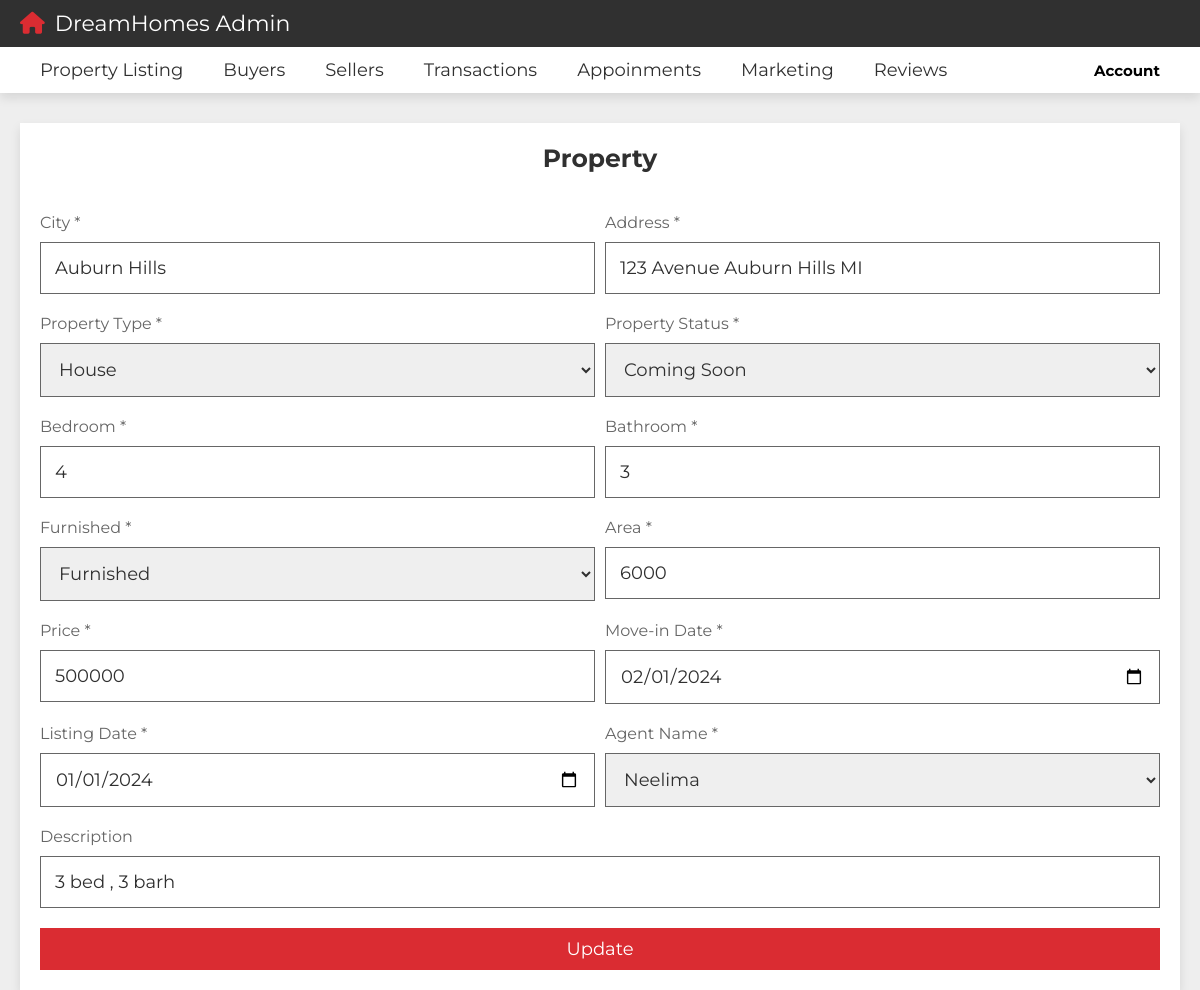
/project/admin_edit_property.php?P_Id=1021 (signed in), run on the app's committed database.
### tables this page shows
CREATE TABLE `Property` (
  `P_Id` int NOT NULL AUTO_INCREMENT,
  `listing_date` date NOT NULL,
  `city` varchar(45) NOT NULL,
  `image` varchar(100) DEFAULT NULL,
  `p_status` varchar(45) NOT NULL,
  `p_type` varchar(45) NOT NULL,
  `address` varchar(100) NOT NULL,
  `no_bedroom` int NOT NULL,
  `no_bathroom` int NOT NULL,
  `area` int NOT NULL,
  `furnished` varchar(45) NOT NULL,
  `price` decimal(10,0) NOT NULL,
  `movein_date` date NOT NULL,
  `description` varchar(500) DEFAULT NULL,
  `A_Id` int NOT NULL,
  PRIMARY KEY (`P_Id`)
);

### project/admin_edit_property_form.php (the view, shortened to what this page needs)
<section class="filters" style="padding-bottom: 0;">
    <form action="" method="post">
      <h3>Property</h3>
         <div class="flex">
            <div class="box">
               <p>City *</p>
               <input type="text" name="city" required maxlength="50" placeholder="Enter City Name" class="input" value="<?php echo $row['city']; ?>">
            </div>
            <div class="box">
               <p>Address *</p>
               <input type="text" name="address" required maxlength="50" placeholder="Enter the Address" class="input" value="<?php echo $row['address']; ?>">
            </div>
            <div class="box">
               <p>Property Type *</p>
               <select name="p_type" class="input" required value="<?php echo $row['p_type']; ?>">
                  <option value="House">House</option>
               </select>
            </div>
            <div class="box">
               <p>Property Status *</p>
               <select name="p_status" class="input" required value="<?php echo $row['p_status']; ?>">
                  <option value="Coming Soon">Coming Soon</option>
               </select>
            </div>
            <div class="box">
               <p>Bedroom *</p>
               <input type="text" name="no_bedroom" required maxlength="50" placeholder="Enter Number of Bedrooms" class="input" value="<?php echo $row['no_bedroom']; ?>">
            </div>
            <div class="box">
               <p>Bathroom *</p>
               <input type="text" name="no_bathroom" required maxlength="50" placeholder="Enter Number of Bathrooms" class="input" value="<?php echo $row['no_bathroom']; ?>">
            </div>
            <div class="box">
               <p>Furnished *</p>
               <select name="furnished" class="input" required value="<?php echo $row['furnished']; ?>">
                  <option value="Furnished">Furnished</option>
               </select>
            </div>
            <div class="box">
               <p>Area *</p>
               <input type="text" name="area" required maxlength="50" placeholder="Enter Property Area in Sqft" class="input" value="<?php echo $row['area']; ?>">
            </div>
            <div class="box">
               <p>Price *</p>
               <input type="text" name="price" required maxlength="50" placeholder="Enter Property Price" class="input" value="<?php echo $row['price']; ?>">
            </div>
            <div class="box">
                <p>Move-in Date *</p>
                <input type="date" class="input" name="movein_date" required value="<?php echo $row['movein_date']; ?>">
            </div>
            <div class = "box">
                <p>Listing Date *</p>
                <input type="date" class="input" name="listing_date" required value="<?php echo $row['listing_date']; ?>">
            </div>
            <div class="box">
               <p>Agent Name *</p>
               <select name="A_Id" class="input" required value="<?php echo $row['A_Id']; ?>">
                  <option value="5051">Neelima</option>
               </select>
            </div>
            <div class="box">
               <p>Description</p>
               <input type="text" name="description" maxlength="500" placeholder="Enter Additional Information" class="input" value="<?php echo $row['description']; ?>">
            </div>
         </div>
        <input type="submit" value="Update" name="update" class="btn">
    </form>
</section>

### project/css/style.css (style rules this page uses)
:root { --main-color:#DA2C32; --light-color:#666; --light-bg:#eee; --white:#fff; --black:#303030; --border:.1rem solid var(--light-color); --box-shodow:0 .5rem 1rem rgba(0,0,0,.1); }
* { font-family: 'Montserrat', sans-serif; margin: 0; padding: 0; box-sizing: border-box; outline: none; border: none; text-decoration: none; }
html { font-size: 62.5%; overflow-x: hidden; scroll-behavior: smooth; scroll-padding-top: 10rem; }
body { background-color: var(--light-bg); }
section { padding: 3rem 2rem; max-width: 1200px; margin: 0 auto; }
.btn, .inline-btn { margin-top: 1rem; padding: 1rem 3rem; background-color: var(--main-color); color: var(--white); cursor: pointer; text-align: center; font-size: 1.8rem; text-transform: capitalize; }
.btn { display: block; width: 100%; }
.filters form { background-color: var(--white); box-shadow: var(--box-shodow); padding: 2rem; }
.filters form h3 { font-size: 2.5rem; padding-bottom: 2rem; color: var(--black); text-transform: capitalize; text-align: center; }
.filters form .flex { display: flex; gap: 1rem; flex-wrap: wrap; }
.filters form .flex .box { flex: 1 1 40rem; }
.filters form .flex .box .input { width: 100%; margin: 1rem 0; font-size: 1.8rem; color: var(--black); border: var(--border); padding: 1.4rem; }
.filters form .flex .box p { font-size: 1.6rem; color: var(--light-color); }
h3 { color: #333; font-size: 36px; margin-bottom: 20px; }

### data on the page
property: city "Auburn Hills", address "123 Avenue Auburn Hills MI", p_type "House", p_status "Coming Soon", no_bedroom "4", no_bathroom "3", furnished "Furnished", area "6000", price "500000", movein_date "02/01/2024", listing_date "01/01/2024", A_Id "Neelima", description "3 bed , 3 barh"
